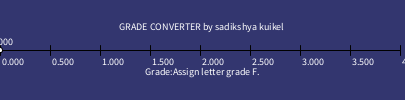
Frame 1 (no input)
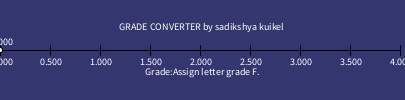
Frame 60 (the mouse pressed at the canvas centre just before this capture)
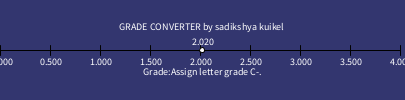
Frame 120 (the mouse held since frame 60 and released just before this capture)

The Processing sketch that drew these frames (run headless with seeded random() and noise(); from frame 60 on, the mouse is pressed at the canvas centre):

// Processing sketch: graphic_grade
// ── graphic_grade.pde
// Sadikshya Kuikel | 09/09/2025 | Graphics Grade Assignment

void setup() {
  size(405, 100);
  background(128);
}

void draw() {
  background(#33366F);
  fill(#FFFFFF);
  line(0, 50, 400, 50);

  for (int i = 0; i<width; i+=50) {
    line(i, 45, i, 55);
    textSize(10);
    text(i/100.0, i, 65);
  }

  ellipse(mouseX, height/2, 5, 5);
  fill(#FFFFFF);
  textAlign(CENTER);
  text("GRADE CONVERTER by sadikshya kuikel", width/2, 30);
  text(mouseX/100.0, mouseX, 45);
  text("Grade:" + calcGrade(mouseX/100.0), width/2, 75);


  float grade = random(0.0, 4.001);
  println(grade);
}

String calcGrade(float val) {
  String returnVal = "";
  if (val >= 3.51) {
    returnVal = "Assign letter grade A.";
  } else if (val >= 3.00) {
    returnVal = "Assign letter grade A-.";
  } else if (val >= 2.84) {
    returnVal = "Assign letter grade B+.";
  } else if (val >= 2.67) {
    returnVal = "Assign letter grade B.";
  } else if (val >= 2.50) {
    returnVal = "Assign letter grade B-";
  } else if (val >= 2.34) {
    returnVal = "Assign letter grade C+.";
  } else if (val >= 2.17) {
    returnVal = "Assign letter grade C.";
  } else if (val >= 2.00) {
    returnVal = "Assign letter grade C-.";
  } else if (val >= 1.66) {
    returnVal = "Assign letter grade D+.";
  } else if (val >= 1.33) {
    returnVal = "Assign letter grade D.";
  } else if (val >= 1.00) {
    returnVal = "Assign letter grade D-.";
  } else {
    returnVal = "Assign letter grade F.";
  }
  return returnVal;
}
